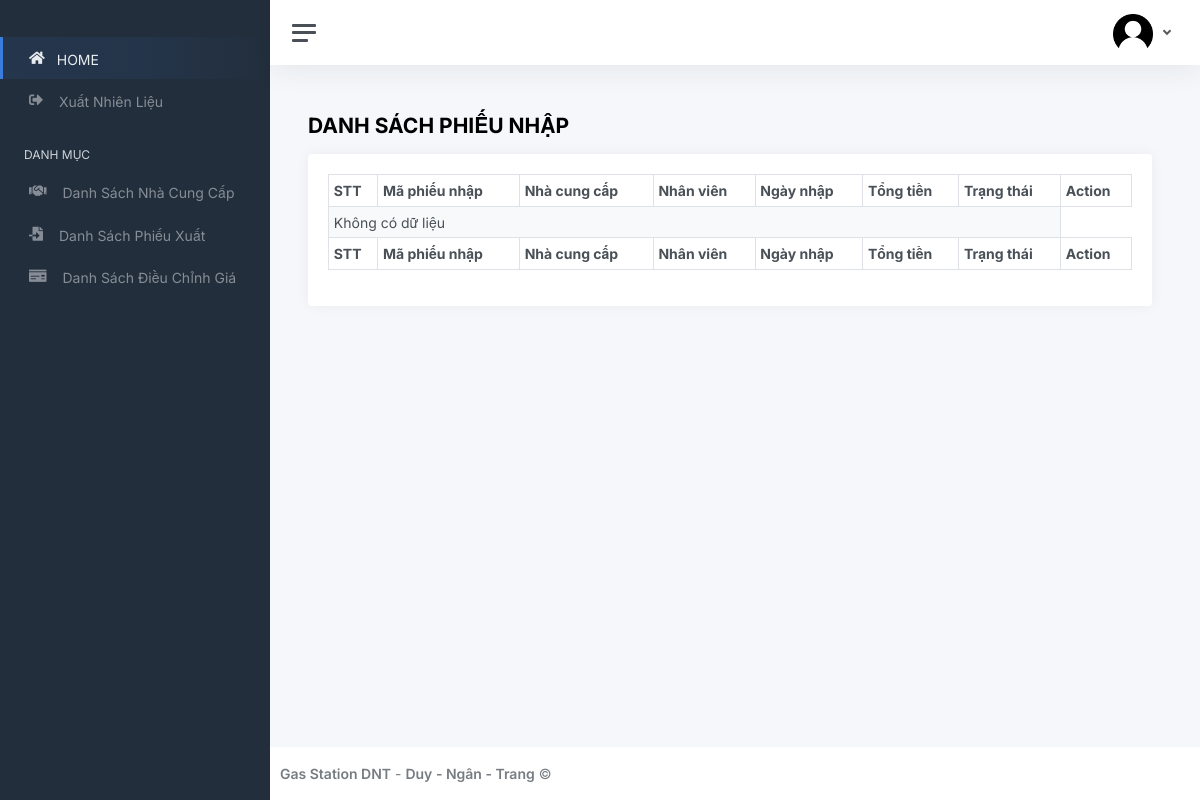
The page /static/danhsach_phieunhap.php on the database as committed earlier.
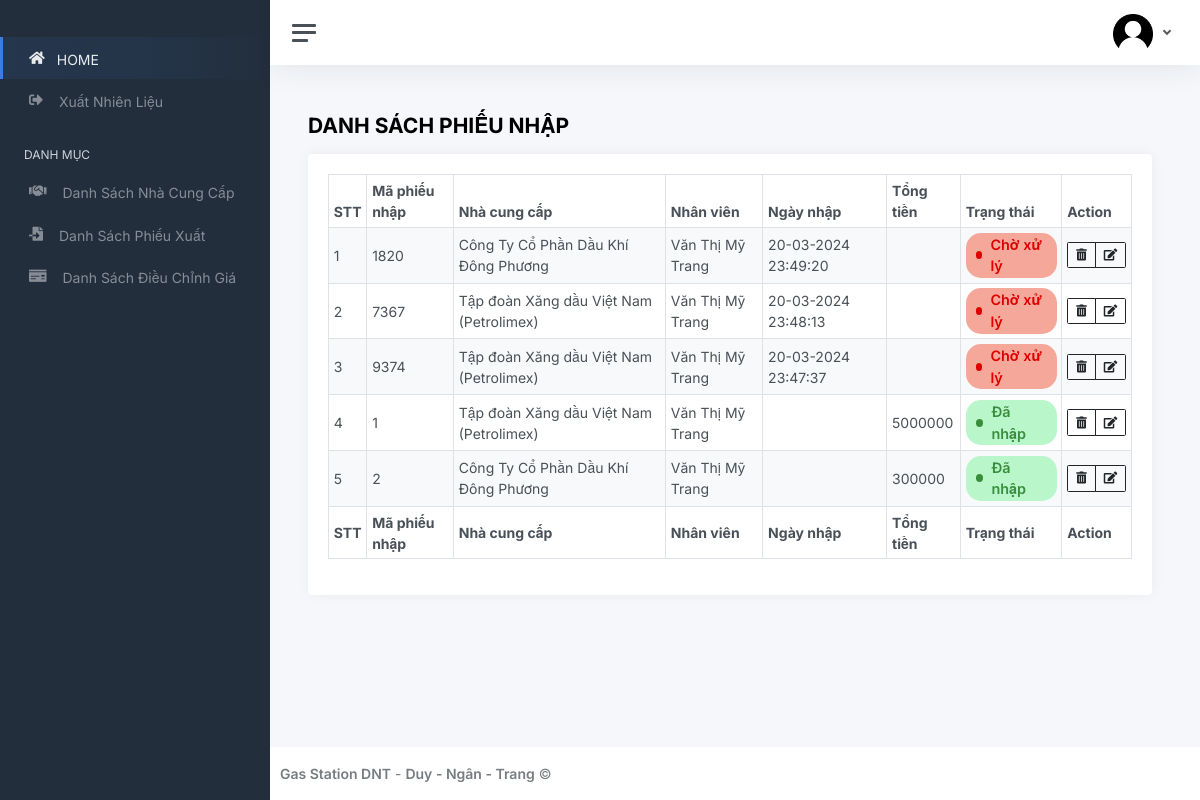
The same page on the database as committed later.
### tables this page shows
CREATE TABLE `phieunhap` (
  `ID_PHIEUNHAP` int NOT NULL,
  `ID_NCC` int NOT NULL,
  `ID_TRAM` varchar(8) NOT NULL,
  `ID_NV` int NOT NULL,
  `THOIGIAN_NHAP` datetime DEFAULT NULL,
  `TONG_TIEN` int DEFAULT NULL,
  `TRANG_THAI` int DEFAULT NULL
);

CREATE TABLE `nhacungcap` (
  `ID_NCC` int NOT NULL,
  `TEN_NCC` varchar(50) DEFAULT NULL,
  `DIA_CHI` varchar(100) DEFAULT NULL,
  `SDT` varchar(15) DEFAULT NULL,
  `EMAIL` varchar(50) DEFAULT NULL,
  `TRANG_THAI` int DEFAULT NULL
);

### static/danhsach_phieunhap.php (the view, shortened to what this page needs)
<?php
	include_once("connect.php");
	$sql_dspn="SELECT ID_PHIEUNHAP, NCC.TEN_NCC,CONCAT(HO_NV, ' ', TEN_NV) AS FULLNAME, DATE_FORMAT(PN.THOIGIAN_NHAP, '%d-%m-%Y %H:%i:%s') as THOIGIAN_NHAP,PN.TONG_TIEN,PN.TRANG_THAI FROM PHIEUNHAP PN
	JOIN NHACUNGCAP NCC ON PN.ID_NCC=NCC.ID_NCC
	JOIN NHANVIEN NV ON PN.ID_NV=NV.ID_NV  ORDER BY PN.THOIGIAN_NHAP DESC";
	$result_dspn=mysqli_query($conn,$sql_dspn);
	mysqli_close($conn);?>
<!DOCTYPE html>
<html lang="en">
<head>
	<link href="css/app.css" rel="stylesheet">
	<link rel="stylesheet" href="https://cdnjs.cloudflare.com/ajax/libs/font-awesome/5.15.4/css/all.min.css" />
	<link rel="stylesheet" type="text/css" href="https://cdn.datatables.net/1.13.6/css/dataTables.jqueryui.min.css">
</head>
<body>
	<div class="wrapper">
		<?php
			include "header.php";
		?>
		<div class="main">
		<?php
			include 'username.php';
			?>
			<main class="content">
				<div class="container-fluid p-0">
					<h1 class="h3 mb-3" style="font-weight: bold;">DANH SÁCH PHIẾU NHẬP</h1>
					<div class="row">
						<div class="col-12">
							<div class="card">
								<div class="card-body">
									<div class="table-responsive ">
									<table id="dtBasicExample" class="table table-striped table-bordered table-sm" width="100%">
										<thead>
											<tr>
												<th class="th-sm">STT</th>
												<th class="th-sm">Mã phiếu nhập</th>
												<th class="th-sm">Nhà cung cấp</th>
												<th class="th-sm">Nhân viên</th>
												<th class="th-sm">Ngày nhập</th>
												<th class="th-sm">Tổng tiền</th>
												<th class="th-sm">Trạng thái</th>
												<th class="th-sm">Action</th>
											  </tr>
										</thead>
										<?php
										if ($result_dspn && mysqli_num_rows($result_dspn) > 0) {
											$stt = 0;
											while ($row_dspn = mysqli_fetch_assoc($result_dspn)) {
												$stt++;
												$statusClass = ($row_dspn['TRANG_THAI'] == 1) ? 'active' : 'waiting';
												echo "<tr>
														<td>{$stt}</td>
														<td>{$row_dspn['ID_PHIEUNHAP']}</td>
														<td>{$row_dspn['TEN_NCC']}</td>
														<td>{$row_dspn['FULLNAME']}</td>
														<td>{$row_dspn['THOIGIAN_NHAP']}</td>
														<td>{$row_dspn['TONG_TIEN']}</td>
														<td class='{$statusClass}'>
															<div class='d-inline-flex align-items-center {$statusClass}'>
																<div class='circle'></div>
																<div class='ps-2'>" . (($row_dspn['TRANG_THAI'] == 1) ? 'Đã nhập' : 'Chờ xử lý') . "</div>
															</div>
														</td>
														<td>
															<div class='btn-group ml-auto'>
															<a href='xoadspn.php?id_phieunhap={$row_dspn['ID_PHIEUNHAP']}' class='btn btn-sm btn-outline-dark'><i class='fas fa-trash-alt'></i></a>
															<a href='chitietphieunhap.php?id_phieunhap={$row_dspn['ID_PHIEUNHAP']}' class='btn btn-sm btn-outline-dark'><i class='fas fa-edit'></i></a>
															</div>
														</td>
													</tr>";
											}
										} else {
											echo "<tr><td colspan='7'>Không có dữ liệu</td></tr>";
										}
										?>
										<tfoot>
											<tr>
												<th class="th-sm">STT</th>
												<th class="th-sm">Mã phiếu nhập</th>
												<th class="th-sm">Nhà cung cấp</th>
												<th class="th-sm">Nhân viên</th>
												<th class="th-sm">Ngày nhập</th>
												<th class="th-sm">Tổng tiền</th>
												<th class="th-sm">Trạng thái</th>
												<th class="th-sm">Action</th>
											  </tr>
										</tfoot>
									  </table>
									</div>
								</div>
							</div>
						</div>
					</div>
			</main>
			<footer class="footer">
				<div class="container-fluid">
					<div class="row text-muted">
						<div class="col-6 text-start">
							<p class="mb-0">
								<a class="text-muted" href="#" target="_blank"><strong>Gas Station DNT</strong></a> - <a class="text-muted" href="#" target="_blank"><strong>Duy - Ngân - Trang</strong></a>								&copy;
							</p>
						</div>
					</div>
				</div>
			</footer>
		</div>
	</div>
</body>
</html>

### static/header.php (shortened to what this page needs)
<!DOCTYPE html>
<html lang="en">
<head>
	<link href="css/app.css" rel="stylesheet">
	<link rel="stylesheet" href="https://cdnjs.cloudflare.com/ajax/libs/font-awesome/5.15.4/css/all.min.css" />
</head>
<nav id="sidebar" class="sidebar js-sidebar">
				<div class="sidebar-content js-simplebar">
					<a class="sidebar-brand" href="gioithieu.php">
			</a>
					<ul class="sidebar-nav">
						<li class="sidebar-item active">
							<a class="sidebar-link" href="index.php">
								<i class="fas fa-home"></i><span class="align-middle">HOME</span>
				</a>
						</li>
						<li class="sidebar-item">
							<a class="sidebar-link" href="xuatnhienlieu.php">
								 <i class="fas fa-sign-out-alt"></i> <span class="align-middle">Xuất Nhiên Liệu</span>
				</a>
						</li>
						<li class="sidebar-header">
							DANH MỤC
						</li>
						<li class="sidebar-item">
							<a class="sidebar-link" href="danhsach_nhacungcap.php">
								<i class="fas fa-handshake"></i> <span class="align-middle">Danh Sách Nhà Cung Cấp</span>
				</a>
						</li>
						<li class="sidebar-item">
							<a class="sidebar-link" href="danhsach_phieuxuat.php">
								<i class="fas fa-file-import"></i> <span class="align-middle">Danh Sách Phiếu Xuất</span>
				</a>
						</li>
						<li class="sidebar-item">
							<a class="sidebar-link" href="danhsach_dieuchinhgia.php">
								<i class="fas fa-money-check"></i> <span class="align-middle">Danh Sách Điều Chỉnh Giá</span>
				</a>
						</li>
					</ul>
		</nav>

### static/username.php (shortened to what this page needs)
<nav class="navbar navbar-expand navbar-light navbar-bg">
				<a class="sidebar-toggle js-sidebar-toggle">
				<i class="hamburger align-self-center"></i>
				</a>
					<div class="navbar-collapse collapse">
						<ul class="navbar-nav navbar-align">
							<li class="nav-item dropdown">
								<a class="nav-link dropdown-toggle d-none d-sm-inline-block" href="#" data-bs-toggle="dropdown">
					<img src="img/avatars/585e4bf3cb11b227491c339a.png" class="avatar img-fluid rounded me-1" alt="Charles Hall" /> <span class="text-dark"><?php echo  $_SESSION['username'];?></span>
				</a>
							</li>
						</ul>
					</div>
			</nav>

### static/danhsach_phieunhap.php (style rules this page uses)
.table tbody td .active, .table tbody td .waiting { background-color: #B9F6CA; color: #388E3C; font-weight: 600; padding: 1px 10px; border-radius: 15px; font-size: 0.9rem; }
.table tbody td .waiting { background-color: #F5A89A; color: #DD0000; }
.table tbody td .active .circle, .table tbody td .waiting .circle { width: 8px; height: 8px; border-radius: 50%; background-color: #388E3C; }
.table tbody td .waiting .circle { background-color: #DD0000; }
.navbar-bg { background: #fff; margin-left: 10px; }

Rows that differ between the two databases and show on the page:
added phieunhap: ID_PHIEUNHAP "1820", ID_NCC.TEN_NCC "Công Ty Cổ Phần Dầu Khí Đông Phương", FULLNAME "Văn Thị Mỹ Trang", THOIGIAN_NHAP "20-03-2024 23:49:20", TRANG_THAI "Chờ xử lý"
added phieunhap: ID_PHIEUNHAP "7367", ID_NCC.TEN_NCC "Tập đoàn Xăng dầu Việt Nam (Petrolimex)", FULLNAME "Văn Thị Mỹ Trang", THOIGIAN_NHAP "20-03-2024 23:48:13", TRANG_THAI "Chờ xử lý"
added phieunhap: ID_PHIEUNHAP "9374", ID_NCC.TEN_NCC "Tập đoàn Xăng dầu Việt Nam (Petrolimex)", FULLNAME "Văn Thị Mỹ Trang", THOIGIAN_NHAP "20-03-2024 23:47:37", TRANG_THAI "Chờ xử lý"
added phieunhap: ID_PHIEUNHAP "1", ID_NCC.TEN_NCC "Tập đoàn Xăng dầu Việt Nam (Petrolimex)", FULLNAME "Văn Thị Mỹ Trang", TONG_TIEN "5000000", TRANG_THAI "Đã nhập"
added phieunhap: ID_PHIEUNHAP "2", ID_NCC.TEN_NCC "Công Ty Cổ Phần Dầu Khí Đông Phương", FULLNAME "Văn Thị Mỹ Trang", TONG_TIEN "300000", TRANG_THAI "Đã nhập"
Other text that changed with them:
text no longer shown: "Không có dữ liệu"
